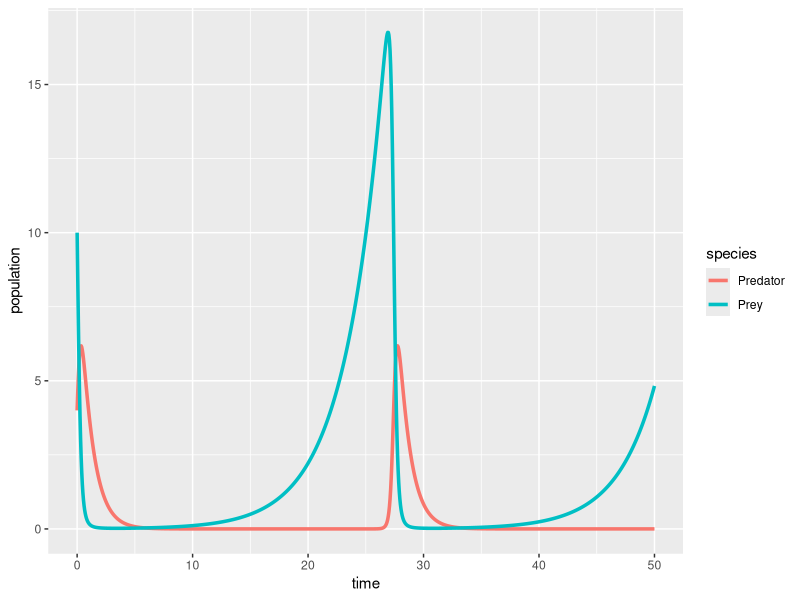

The R source for this figure:
## ---- chunk 1
#| message: false
#| warning: false
# load libraries ----
library(tidyverse)
library(deSolve)
library(kableExtra)
## ---- chunk 2
# Create a sequence of times (days) ----
time <- seq(from = 0, to = 50, by = 0.05)

# Set some parameter values (these can change - keep it in mind) ----
parameters <- c(r = .3, alpha = 0.8, beta = 0.4, q = 1)

# Set the initial condition (prey and predator populations at t = 0) ----
# Recall: V = prey, P = predator
init_cond <- c(V = 10, P = 4)

# Prepare the series of differential equations as a function ----
lv_equations <- function(time, init_cond, parameters) {
  with(as.list(c(init_cond, parameters)), {
    dVdt = r * V - alpha * V * P
    dPdt = beta * V * P - q * P
    return(list(c(dVdt, dPdt)))
  })
}

# Find the approximate the solution using `deSolve::ode()` ----
approx_lv <- ode(y = init_cond, times = time, func = lv_equations, parms = parameters)

# Check the class ----
class(approx_lv)

# We really want this to be a data frame, AND we want both prey (V) and predator (P) to be in the same column -- we'll learn why in EDS 221 (tidy data) ----
approx_lk_df <- data.frame(approx_lv) |> 
  pivot_longer(cols = c(V, P), names_to = "species", values_to = "population")

# Plot it ----
ggplot(data = approx_lk_df, aes(x = time, y = population)) +
  geom_line(aes(color = species), linewidth = 1.2) +
  scale_color_discrete(labels = c("Predator", "Prey"))
